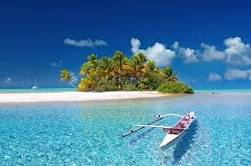
#> input picture Hafta1/Ders2/images.jpg, 251 x 166 px
$ python 'import cv2 as cv.py'
#> lines starting #> are read from the running program, lines starting #| are printed output that depends on the picture
import cv2 as cv

src=cv.imread("images.jpg")
#> src is the input picture: shape (166, 251, 3); mean B, G, R 163.9, 128.7, 73.4

cv.namedWindow("giris", cv.WINDOW_AUTOSIZE)
cv.imshow("giris",src)

dst = cv.applyColorMap(src, cv.COLORMAP_PINK)
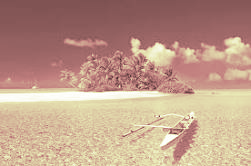
#> dst: shape (166, 251, 3); mean B, G, R 137.6, 156.5, 191.6
cv.namedWindow("Sonuc", cv.WINDOW_AUTOSIZE)
cv.imshow("Sonuc",dst)
cv.waitKey(0)
cv.destroyAllWindows
